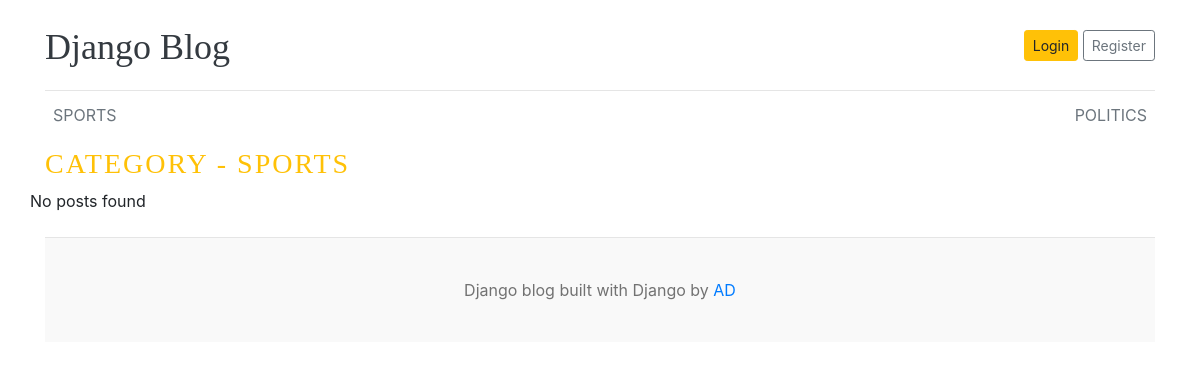
Before: /category/1/ with the older database file.
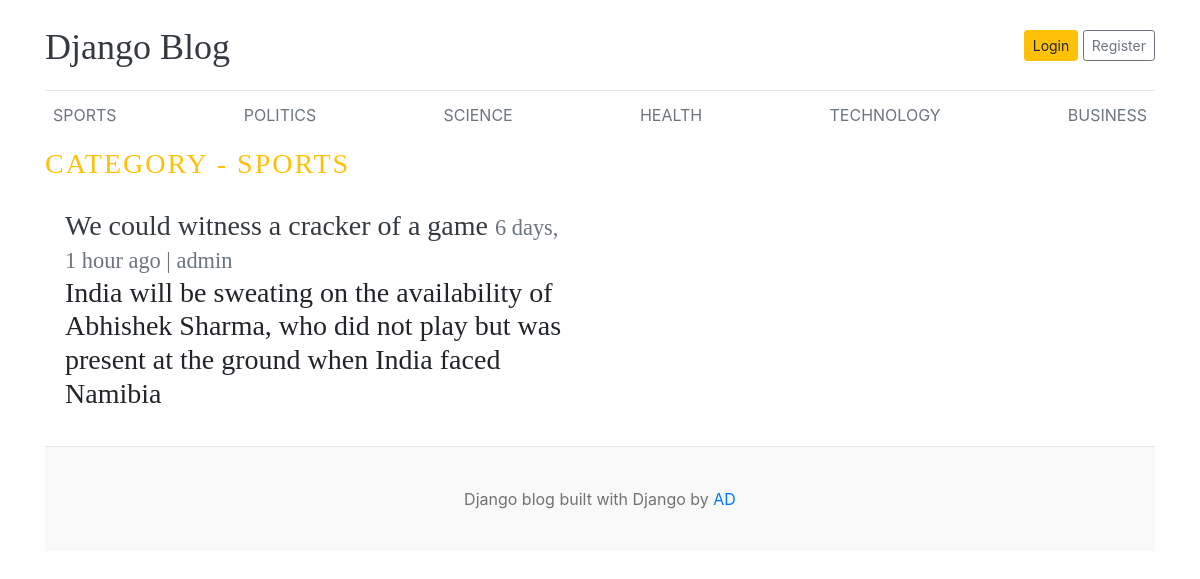
After: the same page with the newer database file.
### blogs/models.py (models this page shows, shortened)
class Category(models.Model):
    category_name=models.CharField(max_length=50,unique=True)
    created_at=models.DateTimeField(auto_now_add=True)
    updated_at=models.DateTimeField(auto_now=True)
    class Meta:
        verbose_name_plural='categories'
    def __str__(self):
        return self.category_name

class Blog(models.Model):
    title=models.CharField(max_length=100)
    slug=models.SlugField(max_length=150,unique=True,blank=True)
    category=models.ForeignKey(Category,on_delete=models.CASCADE)
    author=models.ForeignKey(User,on_delete=models.CASCADE)
    featured_image=models.ImageField(upload_to='uploads/%Y/%m/%d')
    short_description=models.TextField(max_length=500)
    blog_body=models.TextField(max_length=2000)
    status=models.CharField(max_length=20,choices=STATUS_CHOICES,default="Draft")
    is_featured=models.BooleanField(default=False)
    created_at=models.DateTimeField(auto_now_add=True)
    updated_at=models.DateTimeField(auto_now=True)

### blogs/views.py (the view)
# urls.py: path('<int:category_id>/',views.posts_by_category,name="posts_by_category")
def posts_by_category(request,category_id):
    posts=Blog.objects.filter(status='Published',category=category_id)
    category=get_object_or_404(Category,pk=category_id)
    context={
        'posts':posts,
        'category':category,
    }
    return render(request,'posts_by_category.html',context)

### blogs/context_processors.py (called while the page is built)
def get_categories(request):
    categories=Category.objects.all()
    return dict(categories=categories)

def get_social_links(request):
    social_links=SocialLink.objects.all()
    return dict(social_links=social_links)

### templates/posts_by_category.html
{% extends 'base.html' %}
  {% block content %}
  <h3 class =" text-uppercase text-warning" style="letter-spacing: 2px;">category - {{ category }}</h3>
  <div class="row mb-2">
    {% if posts %}
      {% for post in posts %}
    <div class="col-md-6">
      <div class="card border-0" >
        <div class="card-body">
          <h3><a href ="{% url 'blogs' post.slug %}" class="text-dark">{{post.title}}</a></</h3>
          <small class="mb-1 text-muted">{{post.created_at | timesince}} ago | {{post.author}}</small>
          <p class="card-text">{{post.short_description | truncatewords:25 }}</p>
        </div>
      </div>
    </div>
    {% endfor %}
    {% else %}
    <p>No posts found</p>
    {% endif %}
  </div>
{% endblock %}

### templates/base.html (shortened to what this page needs)
{% load static %}
<!DOCTYPE html>
<html lang="en">
<head>
    <link href="https://getbootstrap.com/docs/4.0/dist/css/bootstrap.min.css" rel="stylesheet">
    <link href="{% static 'css/blog.css' %}" rel="stylesheet">
  </head>
<body>
    <div class="container">
      <header class="blog-header py-3">
        <div class="row flex-nowrap justify-content-between align-items-center">
          <div class="col-8 pt-1">
            <a class="blog-header-logo text-dark" href="/">Django Blog</a>
          </div>
          <div class="col-4 d-flex justify-content-end align-items-center">
            <a class="btn btn-sm btn-warning" href="#">Login</a> &nbsp;
            <a class="btn btn-sm btn-outline-secondary" href="#">Register</a>
          </div>
        </div>
      </header>
      <div class="nav-scroller py-1 mb-2">
        <nav class="nav d-flex justify-content-between">
          {% for cat in categories %}
          <a class="p-2 text-muted" href="{% url 'posts_by_category' cat.id %}">{{cat.category_name}}</a>
          {% endfor %}
        </nav>
      </div>
{% block content %}
{% endblock %}
 <footer class="blog-footer">
  <p>Django blog built with Django by <a href="#">AD</a></p>
</footer>
</body>
</html>

### blog/static/css/blog.css (style rules this page uses)
.blog-header { border-bottom: 1px solid #e5e5e5; }
.blog-header-logo { font-family: "Playfair Display", Georgia, "Times New Roman", serif; font-size: 2.25rem; }
h1, h2, h3, h4, h5, h6 { font-family: "Playfair Display", Georgia, "Times New Roman", serif; }
.blog-footer { padding: 2.5rem 0; color: #727272; text-align: center; background-color: #f9f9f9; border-top: .05rem solid #e5e5e5; }
.blog-footer p:last-child { margin-bottom: 0; }

Changed rows visible on the page:
added Category: category_name "SCIENCE"
added Category: category_name "HEALTH"
added Category: category_name "TECHNOLOGY"
added Category: category_name "BUSINESS"
added Blog: title "We could witness a cracker of a game", created_at "6 days, 1 hour", author "admin", short_description "India will be sweating on the availability of Abhishek Sharma, who did not play but was present at the ground when India faced Namibia"
Other visible differences:
text no longer shown: "No posts found"
